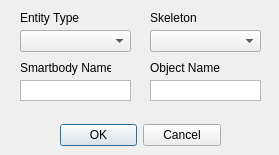
<?xml version="1.0" encoding="UTF-8"?>
<ui version="4.0">
 <class>EntityCreator</class>
 <widget class="QDialog" name="EntityCreator">
  <property name="geometry">
   <rect>
    <x>0</x>
    <y>0</y>
    <width>279</width>
    <height>155</height>
   </rect>
  </property>
  <property name="windowTitle">
   <string>Entity Creator</string>
  </property>
  <widget class="QDialogButtonBox" name="buttonBox">
   <property name="geometry">
    <rect>
     <x>60</x>
     <y>120</y>
     <width>161</width>
     <height>31</height>
    </rect>
   </property>
   <property name="orientation">
    <enum>Qt::Horizontal</enum>
   </property>
   <property name="standardButtons">
    <set>QDialogButtonBox::Cancel|QDialogButtonBox::Ok</set>
   </property>
  </widget>
  <widget class="QComboBox" name="entityTypeBox">
   <property name="geometry">
    <rect>
     <x>20</x>
     <y>30</y>
     <width>111</width>
     <height>22</height>
    </rect>
   </property>
  </widget>
  <widget class="QLabel" name="label">
   <property name="geometry">
    <rect>
     <x>20</x>
     <y>10</y>
     <width>61</width>
     <height>16</height>
    </rect>
   </property>
   <property name="text">
    <string>Entity Type</string>
   </property>
  </widget>
  <widget class="QPlainTextEdit" name="sbmNameBox">
   <property name="geometry">
    <rect>
     <x>20</x>
     <y>80</y>
     <width>111</width>
     <height>21</height>
    </rect>
   </property>
   <property name="verticalScrollBarPolicy">
    <enum>Qt::ScrollBarAlwaysOff</enum>
   </property>
  </widget>
  <widget class="QLabel" name="label_2">
   <property name="geometry">
    <rect>
     <x>20</x>
     <y>60</y>
     <width>91</width>
     <height>16</height>
    </rect>
   </property>
   <property name="text">
    <string>Smartbody Name</string>
   </property>
  </widget>
  <widget class="QComboBox" name="skeletonBox">
   <property name="geometry">
    <rect>
     <x>150</x>
     <y>30</y>
     <width>111</width>
     <height>22</height>
    </rect>
   </property>
  </widget>
  <widget class="QLabel" name="label_3">
   <property name="geometry">
    <rect>
     <x>150</x>
     <y>10</y>
     <width>61</width>
     <height>16</height>
    </rect>
   </property>
   <property name="text">
    <string>Skeleton</string>
   </property>
  </widget>
  <widget class="QPlainTextEdit" name="objectNameBox">
   <property name="geometry">
    <rect>
     <x>150</x>
     <y>80</y>
     <width>111</width>
     <height>21</height>
    </rect>
   </property>
   <property name="verticalScrollBarPolicy">
    <enum>Qt::ScrollBarAlwaysOff</enum>
   </property>
  </widget>
  <widget class="QLabel" name="label_4">
   <property name="geometry">
    <rect>
     <x>150</x>
     <y>60</y>
     <width>91</width>
     <height>16</height>
    </rect>
   </property>
   <property name="text">
    <string>Object Name</string>
   </property>
  </widget>
 </widget>
 <resources/>
 <connections>
  <connection>
   <sender>buttonBox</sender>
   <signal>accepted()</signal>
   <receiver>EntityCreator</receiver>
   <slot>accept()</slot>
   <hints>
    <hint type="sourcelabel">
     <x>248</x>
     <y>254</y>
    </hint>
    <hint type="destinationlabel">
     <x>157</x>
     <y>274</y>
    </hint>
   </hints>
  </connection>
  <connection>
   <sender>buttonBox</sender>
   <signal>rejected()</signal>
   <receiver>EntityCreator</receiver>
   <slot>reject()</slot>
   <hints>
    <hint type="sourcelabel">
     <x>316</x>
     <y>260</y>
    </hint>
    <hint type="destinationlabel">
     <x>286</x>
     <y>274</y>
    </hint>
   </hints>
  </connection>
 </connections>
</ui>
